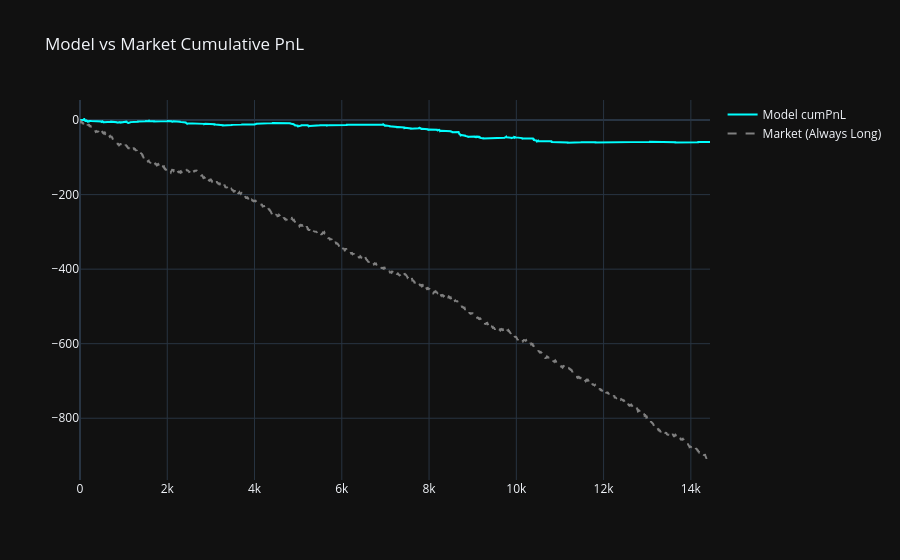

Notebook code for this chart:
### Code cell
# Cell 7 (Final Evaluation & Visualization vs Market)
import plotly.graph_objects as go

def evaluate_performance(results_df, win_payout=0.43, loss_payout=-0.57, kelly_multiplier=0.25):
    # Calculate PnL vs Benchmark (Always Long / Market Return)
    perf = results_df.copy()
    perf['Correct'] = ((perf['Signal'] == 1) & (perf['Target'] == 1)) | \
                      ((perf['Signal'] == -1) & (perf['Target'] == 0))
    
    # Kelly Size only if EV is positive
    b = win_payout / abs(loss_payout)
    traded = perf['Signal'] != 0
    win_rate = perf.loc[traded, 'Correct'].mean() if traded.any() else 0
    f = max(0, ((win_rate * (b + 1) - 1) / b) * kelly_multiplier) if traded.any() else 0
    
    perf['Model_PnL'] = 0.0
    perf.loc[traded, 'Model_PnL'] = np.where(perf.loc[traded, 'Correct'], win_payout, loss_payout) * (f if f > 0 else 1.0)
    perf['Market_PnL'] = np.where(perf['Target'] == 1, win_payout, loss_payout)
    
    # Visualization
    fig = go.Figure()
    fig.add_trace(go.Scatter(y=perf['Model_PnL'].cumsum(), name='Model cumPnL', line=dict(color='cyan')))
    fig.add_trace(go.Scatter(y=perf['Market_PnL'].cumsum(), name='Market (Always Long)', line=dict(color='gray', dash='dash')))
    fig.update_layout(title='Model vs Market Cumulative PnL', template='plotly_dark')
    fig.show()
    
    print(f"Final Threshold: {best_threshold:.3f}")
    print(f"Win Rate: {win_rate:.2%}, Kelly Leverage: {f:.4f}")
    print(f"Model PnL: ${perf['Model_PnL'].sum():.2f}")

evaluate_performance(results_df)

### Figure 1 — Plotly figure (JSON) as saved in the notebook; plotly's stock layout.template omitted (floating-point values rounded to 4 significant figures; data arrays with more than 128 entries replaced by an {"elided": "..."} marker saying what was removed)
{"data": [{"line": {"color": "cyan"}, "name": "Model cumPnL", "type": "scatter", "y": {"elided": "14440 float values"}}, {"line": {"color": "gray", "dash": "dash"}, "name": "Market (Always Long)", "type": "scatter", "y": {"elided": "14440 float values"}}], "layout": {"title": {"text": "Model vs Market Cumulative PnL"}}}
